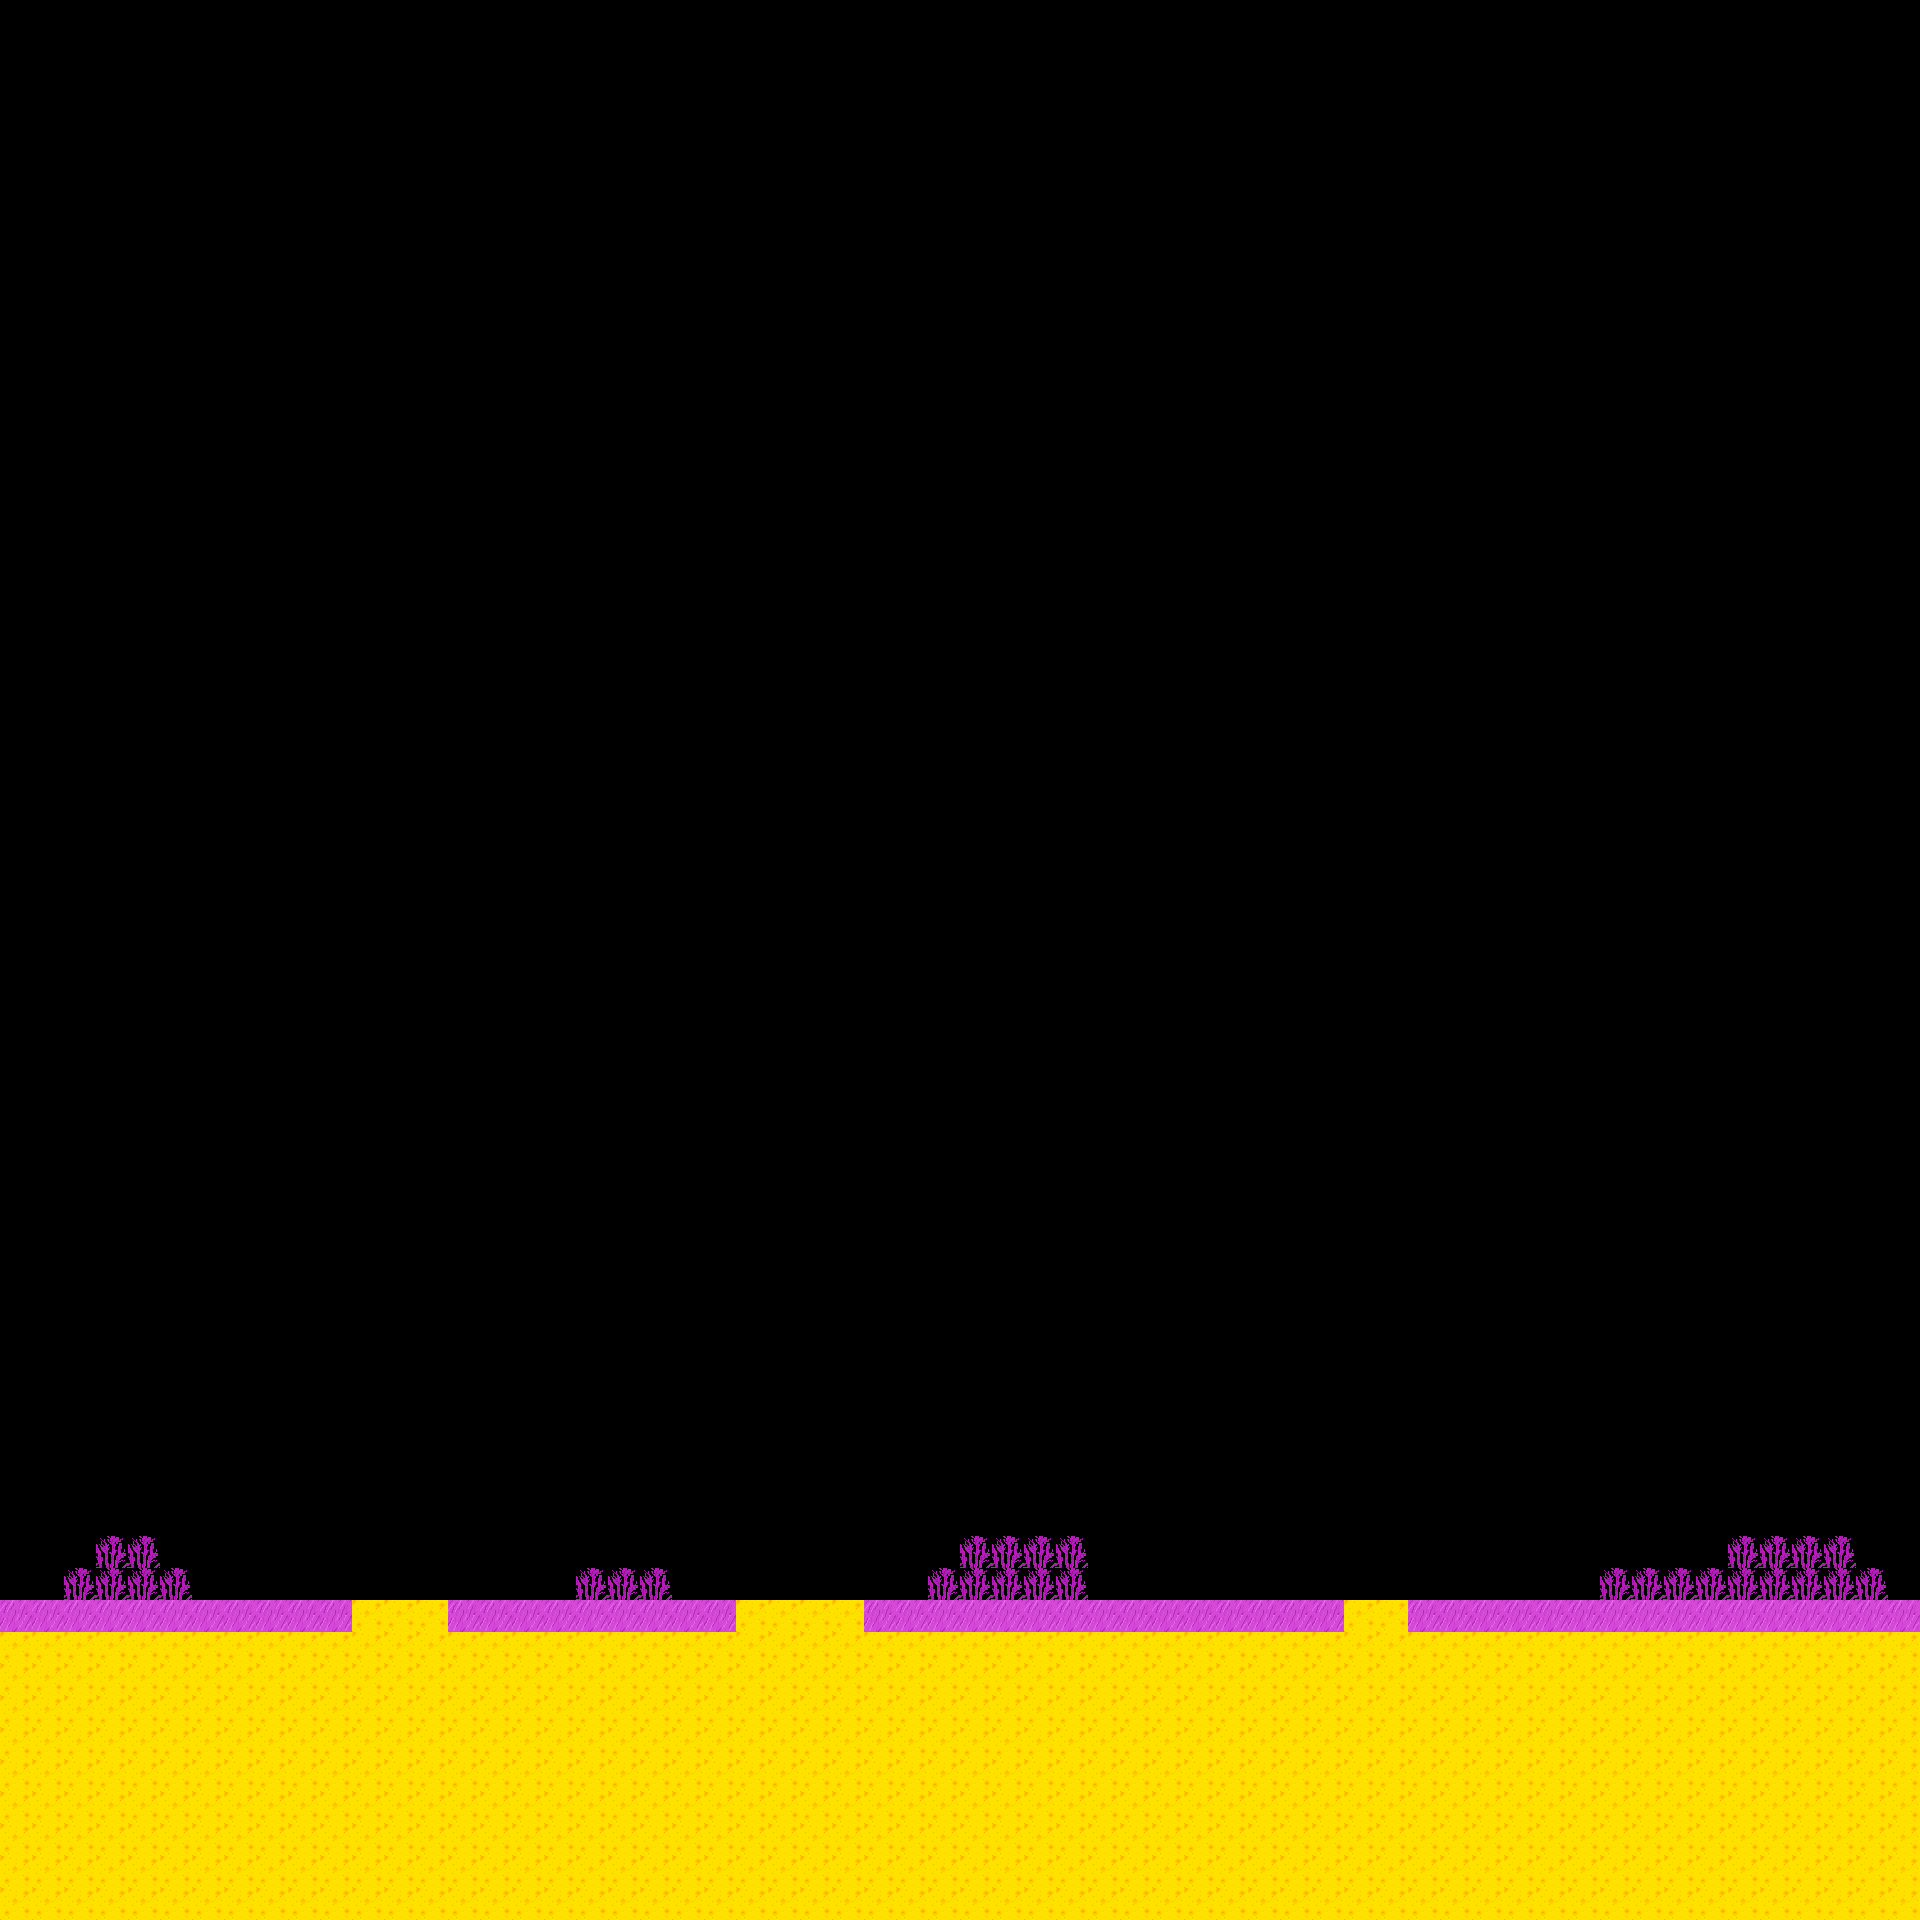

This is a level from a 2D game, rendered from its Tiled map with the project's own tilesets. A one-line summary and the complete map file follow:
An orthogonal 60x60 tile map with 32x32 px tiles, 1 tile layer (Tile Layer 1).

<map version="1.10" tiledversion="1.11.2" orientation="orthogonal" renderorder="left-up" width="60" height="60" tilewidth="32" tileheight="32" infinite="0" nextlayerid="2" nextobjectid="1">
 <tileset firstgid="1" source="../wiz.tsx" />
 <layer id="1" name="Tile Layer 1" width="60" height="60">
  <data encoding="csv">
0,0,0,0,0,0,0,0,0,0,0,0,0,0,0,0,0,0,0,0,0,0,0,0,0,0,0,0,0,0,0,0,0,0,0,0,0,0,0,0,0,0,0,0,0,0,0,0,0,0,0,0,0,0,0,0,0,0,0,0,
0,0,0,0,0,0,0,0,0,0,0,0,0,0,0,0,0,0,0,0,0,0,0,0,0,0,0,0,0,0,0,0,0,0,0,0,0,0,0,0,0,0,0,0,0,0,0,0,0,0,0,0,0,0,0,0,0,0,0,0,
0,0,0,0,0,0,0,0,0,0,0,0,0,0,0,0,0,0,0,0,0,0,0,0,0,0,0,0,0,0,0,0,0,0,0,0,0,0,0,0,0,0,0,0,0,0,0,0,0,0,0,0,0,0,0,0,0,0,0,0,
0,0,0,0,0,0,0,0,0,0,0,0,0,0,0,0,0,0,0,0,0,0,0,0,0,0,0,0,0,0,0,0,0,0,0,0,0,0,0,0,0,0,0,0,0,0,0,0,0,0,0,0,0,0,0,0,0,0,0,0,
0,0,0,0,0,0,0,0,0,0,0,0,0,0,0,0,0,0,0,0,0,0,0,0,0,0,0,0,0,0,0,0,0,0,0,0,0,0,0,0,0,0,0,0,0,0,0,0,0,0,0,0,0,0,0,0,0,0,0,0,
0,0,0,0,0,0,0,0,0,0,0,0,0,0,0,0,0,0,0,0,0,0,0,0,0,0,0,0,0,0,0,0,0,0,0,0,0,0,0,0,0,0,0,0,0,0,0,0,0,0,0,0,0,0,0,0,0,0,0,0,
0,0,0,0,0,0,0,0,0,0,0,0,0,0,0,0,0,0,0,0,0,0,0,0,0,0,0,0,0,0,0,0,0,0,0,0,0,0,0,0,0,0,0,0,0,0,0,0,0,0,0,0,0,0,0,0,0,0,0,0,
0,0,0,0,0,0,0,0,0,0,0,0,0,0,0,0,0,0,0,0,0,0,0,0,0,0,0,0,0,0,0,0,0,0,0,0,0,0,0,0,0,0,0,0,0,0,0,0,0,0,0,0,0,0,0,0,0,0,0,0,
0,0,0,0,0,0,0,0,0,0,0,0,0,0,0,0,0,0,0,0,0,0,0,0,0,0,0,0,0,0,0,0,0,0,0,0,0,0,0,0,0,0,0,0,0,0,0,0,0,0,0,0,0,0,0,0,0,0,0,0,
0,0,0,0,0,0,0,0,0,0,0,0,0,0,0,0,0,0,0,0,0,0,0,0,0,0,0,0,0,0,0,0,0,0,0,0,0,0,0,0,0,0,0,0,0,0,0,0,0,0,0,0,0,0,0,0,0,0,0,0,
0,0,0,0,0,0,0,0,0,0,0,0,0,0,0,0,0,0,0,0,0,0,0,0,0,0,0,0,0,0,0,0,0,0,0,0,0,0,0,0,0,0,0,0,0,0,0,0,0,0,0,0,0,0,0,0,0,0,0,0,
0,0,0,0,0,0,0,0,0,0,0,0,0,0,0,0,0,0,0,0,0,0,0,0,0,0,0,0,0,0,0,0,0,0,0,0,0,0,0,0,0,0,0,0,0,0,0,0,0,0,0,0,0,0,0,0,0,0,0,0,
0,0,0,0,0,0,0,0,0,0,0,0,0,0,0,0,0,0,0,0,0,0,0,0,0,0,0,0,0,0,0,0,0,0,0,0,0,0,0,0,0,0,0,0,0,0,0,0,0,0,0,0,0,0,0,0,0,0,0,0,
0,0,0,0,0,0,0,0,0,0,0,0,0,0,0,0,0,0,0,0,0,0,0,0,0,0,0,0,0,0,0,0,0,0,0,0,0,0,0,0,0,0,0,0,0,0,0,0,0,0,0,0,0,0,0,0,0,0,0,0,
0,0,0,0,0,0,0,0,0,0,0,0,0,0,0,0,0,0,0,0,0,0,0,0,0,0,0,0,0,0,0,0,0,0,0,0,0,0,0,0,0,0,0,0,0,0,0,0,0,0,0,0,0,0,0,0,0,0,0,0,
0,0,0,0,0,0,0,0,0,0,0,0,0,0,0,0,0,0,0,0,0,0,0,0,0,0,0,0,0,0,0,0,0,0,0,0,0,0,0,0,0,0,0,0,0,0,0,0,0,0,0,0,0,0,0,0,0,0,0,0,
0,0,0,0,0,0,0,0,0,0,0,0,0,0,0,0,0,0,0,0,0,0,0,0,0,0,0,0,0,0,0,0,0,0,0,0,0,0,0,0,0,0,0,0,0,0,0,0,0,0,0,0,0,0,0,0,0,0,0,0,
0,0,0,0,0,0,0,0,0,0,0,0,0,0,0,0,0,0,0,0,0,0,0,0,0,0,0,0,0,0,0,0,0,0,0,0,0,0,0,0,0,0,0,0,0,0,0,0,0,0,0,0,0,0,0,0,0,0,0,0,
0,0,0,0,0,0,0,0,0,0,0,0,0,0,0,0,0,0,0,0,0,0,0,0,0,0,0,0,0,0,0,0,0,0,0,0,0,0,0,0,0,0,0,0,0,0,0,0,0,0,0,0,0,0,0,0,0,0,0,0,
0,0,0,0,0,0,0,0,0,0,0,0,0,0,0,0,0,0,0,0,0,0,0,0,0,0,0,0,0,0,0,0,0,0,0,0,0,0,0,0,0,0,0,0,0,0,0,0,0,0,0,0,0,0,0,0,0,0,0,0,
0,0,0,0,0,0,0,0,0,0,0,0,0,0,0,0,0,0,0,0,0,0,0,0,0,0,0,0,0,0,0,0,0,0,0,0,0,0,0,0,0,0,0,0,0,0,0,0,0,0,0,0,0,0,0,0,0,0,0,0,
0,0,0,0,0,0,0,0,0,0,0,0,0,0,0,0,0,0,0,0,0,0,0,0,0,0,0,0,0,0,0,0,0,0,0,0,0,0,0,0,0,0,0,0,0,0,0,0,0,0,0,0,0,0,0,0,0,0,0,0,
0,0,0,0,0,0,0,0,0,0,0,0,0,0,0,0,0,0,0,0,0,0,0,0,0,0,0,0,0,0,0,0,0,0,0,0,0,0,0,0,0,0,0,0,0,0,0,0,0,0,0,0,0,0,0,0,0,0,0,0,
0,0,0,0,0,0,0,0,0,0,0,0,0,0,0,0,0,0,0,0,0,0,0,0,0,0,0,0,0,0,0,0,0,0,0,0,0,0,0,0,0,0,0,0,0,0,0,0,0,0,0,0,0,0,0,0,0,0,0,0,
0,0,0,0,0,0,0,0,0,0,0,0,0,0,0,0,0,0,0,0,0,0,0,0,0,0,0,0,0,0,0,0,0,0,0,0,0,0,0,0,0,0,0,0,0,0,0,0,0,0,0,0,0,0,0,0,0,0,0,0,
0,0,0,0,0,0,0,0,0,0,0,0,0,0,0,0,0,0,0,0,0,0,0,0,0,0,0,0,0,0,0,0,0,0,0,0,0,0,0,0,0,0,0,0,0,0,0,0,0,0,0,0,0,0,0,0,0,0,0,0,
0,0,0,0,0,0,0,0,0,0,0,0,0,0,0,0,0,0,0,0,0,0,0,0,0,0,0,0,0,0,0,0,0,0,0,0,0,0,0,0,0,0,0,0,0,0,0,0,0,0,0,0,0,0,0,0,0,0,0,0,
0,0,0,0,0,0,0,0,0,0,0,0,0,0,0,0,0,0,0,0,0,0,0,0,0,0,0,0,0,0,0,0,0,0,0,0,0,0,0,0,0,0,0,0,0,0,0,0,0,0,0,0,0,0,0,0,0,0,0,0,
0,0,0,0,0,0,0,0,0,0,0,0,0,0,0,0,0,0,0,0,0,0,0,0,0,0,0,0,0,0,0,0,0,0,0,0,0,0,0,0,0,0,0,0,0,0,0,0,0,0,0,0,0,0,0,0,0,0,0,0,
0,0,0,0,0,0,0,0,0,0,0,0,0,0,0,0,0,0,0,0,0,0,0,0,0,0,0,0,0,0,0,0,0,0,0,0,0,0,0,0,0,0,0,0,0,0,0,0,0,0,0,0,0,0,0,0,0,0,0,0,
0,0,0,0,0,0,0,0,0,0,0,0,0,0,0,0,0,0,0,0,0,0,0,0,0,0,0,0,0,0,0,0,0,0,0,0,0,0,0,0,0,0,0,0,0,0,0,0,0,0,0,0,0,0,0,0,0,0,0,0,
0,0,0,0,0,0,0,0,0,0,0,0,0,0,0,0,0,0,0,0,0,0,0,0,0,0,0,0,0,0,0,0,0,0,0,0,0,0,0,0,0,0,0,0,0,0,0,0,0,0,0,0,0,0,0,0,0,0,0,0,
0,0,0,0,0,0,0,0,0,0,0,0,0,0,0,0,0,0,0,0,0,0,0,0,0,0,0,0,0,0,0,0,0,0,0,0,0,0,0,0,0,0,0,0,0,0,0,0,0,0,0,0,0,0,0,0,0,0,0,0,
0,0,0,0,0,0,0,0,0,0,0,0,0,0,0,0,0,0,0,0,0,0,0,0,0,0,0,0,0,0,0,0,0,0,0,0,0,0,0,0,0,0,0,0,0,0,0,0,0,0,0,0,0,0,0,0,0,0,0,0,
0,0,0,0,0,0,0,0,0,0,0,0,0,0,0,0,0,0,0,0,0,0,0,0,0,0,0,0,0,0,0,0,0,0,0,0,0,0,0,0,0,0,0,0,0,0,0,0,0,0,0,0,0,0,0,0,0,0,0,0,
0,0,0,0,0,0,0,0,0,0,0,0,0,0,0,0,0,0,0,0,0,0,0,0,0,0,0,0,0,0,0,0,0,0,0,0,0,0,0,0,0,0,0,0,0,0,0,0,0,0,0,0,0,0,0,0,0,0,0,0,
0,0,0,0,0,0,0,0,0,0,0,0,0,0,0,0,0,0,0,0,0,0,0,0,0,0,0,0,0,0,0,0,0,0,0,0,0,0,0,0,0,0,0,0,0,0,0,0,0,0,0,0,0,0,0,0,0,0,0,0,
0,0,0,0,0,0,0,0,0,0,0,0,0,0,0,0,0,0,0,0,0,0,0,0,0,0,0,0,0,0,0,0,0,0,0,0,0,0,0,0,0,0,0,0,0,0,0,0,0,0,0,0,0,0,0,0,0,0,0,0,
0,0,0,0,0,0,0,0,0,0,0,0,0,0,0,0,0,0,0,0,0,0,0,0,0,0,0,0,0,0,0,0,0,0,0,0,0,0,0,0,0,0,0,0,0,0,0,0,0,0,0,0,0,0,0,0,0,0,0,0,
0,0,0,0,0,0,0,0,0,0,0,0,0,0,0,0,0,0,0,0,0,0,0,0,0,0,0,0,0,0,0,0,0,0,0,0,0,0,0,0,0,0,0,0,0,0,0,0,0,0,0,0,0,0,0,0,0,0,0,0,
0,0,0,0,0,0,0,0,0,0,0,0,0,0,0,0,0,0,0,0,0,0,0,0,0,0,0,0,0,0,0,0,0,0,0,0,0,0,0,0,0,0,0,0,0,0,0,0,0,0,0,0,0,0,0,0,0,0,0,0,
0,0,0,0,0,0,0,0,0,0,0,0,0,0,0,0,0,0,0,0,0,0,0,0,0,0,0,0,0,0,0,0,0,0,0,0,0,0,0,0,0,0,0,0,0,0,0,0,0,0,0,0,0,0,0,0,0,0,0,0,
0,0,0,0,0,0,0,0,0,0,0,0,0,0,0,0,0,0,0,0,0,0,0,0,0,0,0,0,0,0,0,0,0,0,0,0,0,0,0,0,0,0,0,0,0,0,0,0,0,0,0,0,0,0,0,0,0,0,0,0,
0,0,0,0,0,0,0,0,0,0,0,0,0,0,0,0,0,0,0,0,0,0,0,0,0,0,0,0,0,0,0,0,0,0,0,0,0,0,0,0,0,0,0,0,0,0,0,0,0,0,0,0,0,0,0,0,0,0,0,0,
0,0,0,0,0,0,0,0,0,0,0,0,0,0,0,0,0,0,0,0,0,0,0,0,0,0,0,0,0,0,0,0,0,0,0,0,0,0,0,0,0,0,0,0,0,0,0,0,0,0,0,0,0,0,0,0,0,0,0,0,
0,0,0,0,0,0,0,0,0,0,0,0,0,0,0,0,0,0,0,0,0,0,0,0,0,0,0,0,0,0,0,0,0,0,0,0,0,0,0,0,0,0,0,0,0,0,0,0,0,0,0,0,0,0,0,0,0,0,0,0,
0,0,0,0,0,0,0,0,0,0,0,0,0,0,0,0,0,0,0,0,0,0,0,0,0,0,0,0,0,0,0,0,0,0,0,0,0,0,0,0,0,0,0,0,0,0,0,0,0,0,0,0,0,0,0,0,0,0,0,0,
0,0,0,0,0,0,0,0,0,0,0,0,0,0,0,0,0,0,0,0,0,0,0,0,0,0,0,0,0,0,0,0,0,0,0,0,0,0,0,0,0,0,0,0,0,0,0,0,0,0,0,0,0,0,0,0,0,0,0,0,
0,0,0,9,9,0,0,0,0,0,0,0,0,0,0,0,0,0,0,0,0,0,0,0,0,0,0,0,0,0,9,9,9,9,0,0,0,0,0,0,0,0,0,0,0,0,0,0,0,0,0,0,0,0,9,9,9,9,0,0,
0,0,9,9,9,9,0,0,0,0,0,0,0,0,0,0,0,0,9,9,9,0,0,0,0,0,0,0,0,9,9,9,9,9,0,0,0,0,0,0,0,0,0,0,0,0,0,0,0,0,9,9,9,9,9,9,9,9,9,0,
1,1,1,1,1,1,1,1,1,1,1,8,8,8,1,1,1,1,1,1,1,1,1,8,8,8,8,1,1,1,1,1,1,1,1,1,1,1,1,1,1,1,8,8,1,1,1,1,1,1,1,1,1,1,1,1,1,1,1,1,
8,8,8,8,8,8,8,8,8,8,8,8,8,8,8,8,8,8,8,8,8,8,8,8,8,8,8,8,8,8,8,8,8,8,8,8,8,8,8,8,8,8,8,8,8,8,8,8,8,8,8,8,8,8,8,8,8,8,8,8,
8,8,8,8,8,8,8,8,8,8,8,8,8,8,8,8,8,8,8,8,8,8,8,8,8,8,8,8,8,8,8,8,8,8,8,8,8,8,8,8,8,8,8,8,8,8,8,8,8,8,8,8,8,8,8,8,8,8,8,8,
8,8,8,8,8,8,8,8,8,8,8,8,8,8,8,8,8,8,8,8,8,8,8,8,8,8,8,8,8,8,8,8,8,8,8,8,8,8,8,8,8,8,8,8,8,8,8,8,8,8,8,8,8,8,8,8,8,8,8,8,
8,8,8,8,8,8,8,8,8,8,8,8,8,8,8,8,8,8,8,8,8,8,8,8,8,8,8,8,8,8,8,8,8,8,8,8,8,8,8,8,8,8,8,8,8,8,8,8,8,8,8,8,8,8,8,8,8,8,8,8,
8,8,8,8,8,8,8,8,8,8,8,8,8,8,8,8,8,8,8,8,8,8,8,8,8,8,8,8,8,8,8,8,8,8,8,8,8,8,8,8,8,8,8,8,8,8,8,8,8,8,8,8,8,8,8,8,8,8,8,8,
8,8,8,8,8,8,8,8,8,8,8,8,8,8,8,8,8,8,8,8,8,8,8,8,8,8,8,8,8,8,8,8,8,8,8,8,8,8,8,8,8,8,8,8,8,8,8,8,8,8,8,8,8,8,8,8,8,8,8,8,
8,8,8,8,8,8,8,8,8,8,8,8,8,8,8,8,8,8,8,8,8,8,8,8,8,8,8,8,8,8,8,8,8,8,8,8,8,8,8,8,8,8,8,8,8,8,8,8,8,8,8,8,8,8,8,8,8,8,8,8,
8,8,8,8,8,8,8,8,8,8,8,8,8,8,8,8,8,8,8,8,8,8,8,8,8,8,8,8,8,8,8,8,8,8,8,8,8,8,8,8,8,8,8,8,8,8,8,8,8,8,8,8,8,8,8,8,8,8,8,8,
8,8,8,8,8,8,8,8,8,8,8,8,8,8,8,8,8,8,8,8,8,8,8,8,8,8,8,8,8,8,8,8,8,8,8,8,8,8,8,8,8,8,8,8,8,8,8,8,8,8,8,8,8,8,8,8,8,8,8,8
</data>
 </layer>
</map>
